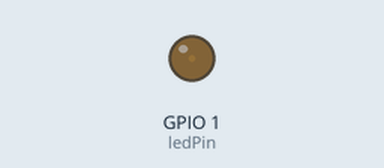
A sketch run on a simulated ESP32. On the bench: output pins drawn as LEDs (lit = HIGH).

Above: at 0.05 s.
At 0.95 s:
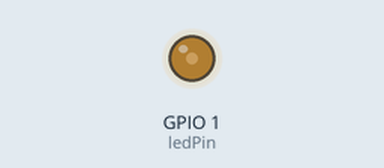
At 1.9 s:
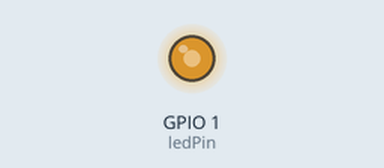
At 3.8 s:
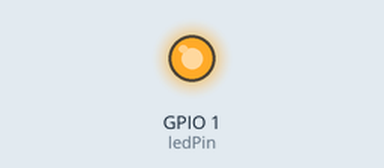
Timing chart, 0 to 8.8 s (numbered marks = the images above):
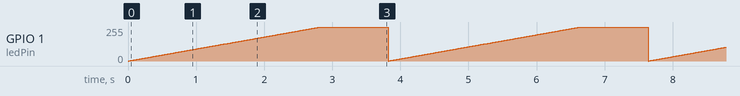

Measured:
- by itself, GPIO 1 (ledPin): ramps from 0/255 to 255/255 and jumps back, once every 3.8 s

The sketch:

sketch_dec04a.ino
```cpp
//learn how to dim the led light using PWM technique.
//ypu tube channel to learn about it https://youtu.be/2XjqS1clY_E

const int ledPin = 1;
void setup() {
ledcSetup(0,5000,8); //led has been setup
ledcAttachPin(ledPin,0); //led GPIO pin asign to channel no 0

}

void loop() {
  //starts
  int dutycycle;
for(dutycycle =0;dutycycle<=255;dutycycle++)
{
  ledcWrite(0,dutycycle);
  delay(11);
}
delay(1000);
}
```
